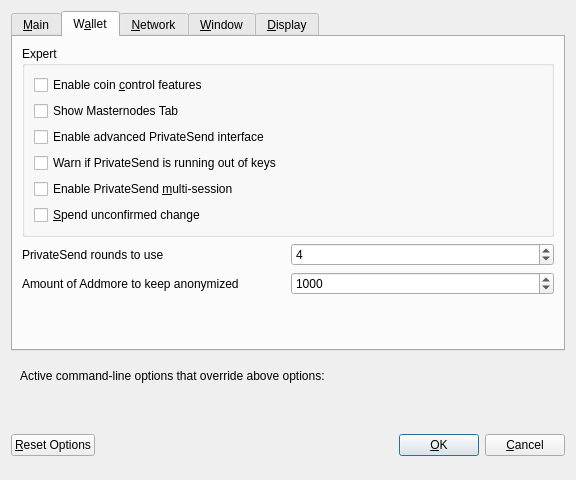
<?xml version="1.0" encoding="UTF-8"?>
<ui version="4.0">
 <class>OptionsDialog</class>
 <widget class="QDialog" name="OptionsDialog">
  <property name="geometry">
   <rect>
    <x>0</x>
    <y>0</y>
    <width>576</width>
    <height>480</height>
   </rect>
  </property>
  <property name="windowTitle">
   <string>Options</string>
  </property>
  <property name="modal">
   <bool>true</bool>
  </property>
  <layout class="QVBoxLayout" name="verticalLayout">
   <item>
    <widget class="QTabWidget" name="tabWidget">
     <property name="currentIndex">
      <number>1</number>
     </property>
     <widget class="QWidget" name="tabMain">
      <attribute name="title">
       <string>&amp;Main</string>
      </attribute>
      <layout class="QVBoxLayout" name="verticalLayout_Main">
       <item>
        <widget class="QCheckBox" name="bitcoinAtStartup">
         <property name="toolTip">
          <string>Automatically start Addmore Core after logging in to the system.</string>
         </property>
         <property name="text">
          <string>&amp;Start Addmore Core on system login</string>
         </property>
        </widget>
       </item>
       <item>
        <layout class="QHBoxLayout" name="horizontalLayout_2_Main">
         <item>
          <widget class="QLabel" name="databaseCacheLabel">
           <property name="text">
            <string>Size of &amp;database cache</string>
           </property>
           <property name="textFormat">
            <enum>Qt::PlainText</enum>
           </property>
           <property name="buddy">
            <cstring>databaseCache</cstring>
           </property>
          </widget>
         </item>
         <item>
          <widget class="QSpinBox" name="databaseCache"/>
         </item>
         <item>
          <widget class="QLabel" name="databaseCacheUnitLabel">
           <property name="text">
            <string>MB</string>
           </property>
           <property name="textFormat">
            <enum>Qt::PlainText</enum>
           </property>
          </widget>
         </item>
         <item>
          <spacer name="horizontalSpacer_2_Main">
           <property name="orientation">
            <enum>Qt::Horizontal</enum>
           </property>
           <property name="sizeHint" stdset="0">
            <size>
             <width>40</width>
             <height>20</height>
            </size>
           </property>
          </spacer>
         </item>
        </layout>
       </item>
       <item>
        <layout class="QHBoxLayout" name="horizontalLayout_3_Main">
         <item>
          <widget class="QLabel" name="threadsScriptVerifLabel">
           <property name="text">
            <string>Number of script &amp;verification threads</string>
           </property>
           <property name="textFormat">
            <enum>Qt::PlainText</enum>
           </property>
           <property name="buddy">
            <cstring>threadsScriptVerif</cstring>
           </property>
          </widget>
         </item>
         <item>
          <widget class="QSpinBox" name="threadsScriptVerif">
           <property name="toolTip">
            <string>(0 = auto, &lt;0 = leave that many cores free)</string>
           </property>
          </widget>
         </item>
         <item>
          <spacer name="horizontalSpacer_3_Main">
           <property name="orientation">
            <enum>Qt::Horizontal</enum>
           </property>
           <property name="sizeHint" stdset="0">
            <size>
             <width>40</width>
             <height>20</height>
            </size>
           </property>
          </spacer>
         </item>
        </layout>
       </item>
       <item>
        <spacer name="verticalSpacer_Main">
         <property name="orientation">
          <enum>Qt::Vertical</enum>
         </property>
         <property name="sizeHint" stdset="0">
          <size>
           <width>20</width>
           <height>40</height>
          </size>
         </property>
        </spacer>
       </item>
      </layout>
     </widget>
     <widget class="QWidget" name="tabWallet">
      <attribute name="title">
       <string>W&amp;allet</string>
      </attribute>
      <layout class="QVBoxLayout" name="verticalLayout_Wallet">
       <item>
        <widget class="QGroupBox" name="groupBox">
         <property name="styleSheet">
          <string notr="true"/>
         </property>
         <property name="title">
          <string>Expert</string>
         </property>
         <layout class="QVBoxLayout" name="verticalLayout_2">
          <item>
           <widget class="QCheckBox" name="coinControlFeatures">
            <property name="toolTip">
             <string>Whether to show coin control features or not.</string>
            </property>
            <property name="text">
             <string>Enable coin &amp;control features</string>
            </property>
           </widget>
          </item>
          <item>
           <widget class="QCheckBox" name="showMasternodesTab">
            <property name="toolTip">
             <string>Show additional tab listing all your masternodes in first sub-tab&lt;br/&gt;and all masternodes on the network in second sub-tab.</string>
            </property>
            <property name="text">
             <string>Show Masternodes Tab</string>
            </property>
           </widget>
          </item>
          <item>
           <widget class="QCheckBox" name="showAdvancedPSUI">
            <property name="toolTip">
             <string>Show additional information and buttons for PrivateSend on overview screen.</string>
            </property>
            <property name="text">
             <string>Enable advanced PrivateSend interface</string>
            </property>
           </widget>
          </item>
          <item>
           <widget class="QCheckBox" name="lowKeysWarning">
            <property name="toolTip">
             <string>Show warning dialog when PrivateSend detects that wallet has very low number of keys left.</string>
            </property>
            <property name="text">
             <string>Warn if PrivateSend is running out of keys</string>
            </property>
           </widget>
          </item>
          <item>
           <widget class="QCheckBox" name="privateSendMultiSession">
            <property name="toolTip">
             <string>Whether to use experimental PrivateSend mode with multiple mixing sessions per block.&lt;br/&gt;Note: You must use this feature carefully.&lt;br/&gt;Make sure you always have recent wallet (auto)backup in a safe place!</string>
            </property>
            <property name="text">
             <string>Enable PrivateSend &amp;multi-session</string>
            </property>
           </widget>
          </item>
          <item>
           <widget class="QCheckBox" name="spendZeroConfChange">
            <property name="toolTip">
             <string>If you disable the spending of unconfirmed change, the change from a transaction&lt;br/&gt;cannot be used until that transaction has at least one confirmation.&lt;br/&gt;This also affects how your balance is computed.</string>
            </property>
            <property name="text">
             <string>&amp;Spend unconfirmed change</string>
            </property>
           </widget>
          </item>
         </layout>
        </widget>
       </item>
       <item>
        <layout class="QHBoxLayout" name="horizontalLayout_4_Wallet">
         <item>
          <widget class="QLabel" name="label">
           <property name="toolTip">
            <string>This setting determines the amount of individual masternodes that an input will be anonymized through.&lt;br/&gt;More rounds of anonymization gives a higher degree of privacy, but also costs more in fees.</string>
           </property>
           <property name="text">
            <string>PrivateSend rounds to use</string>
           </property>
          </widget>
         </item>
         <item>
          <widget class="QSpinBox" name="privateSendRounds">
           <property name="minimum">
            <number>2</number>
           </property>
           <property name="maximum">
            <number>8</number>
           </property>
           <property name="value">
            <number>4</number>
           </property>
          </widget>
         </item>
        </layout>
       </item>
       <item>
        <layout class="QHBoxLayout" name="horizontalLayout">
         <item>
          <widget class="QLabel" name="label_2">
           <property name="toolTip">
            <string>This amount acts as a threshold to turn off PrivateSend once it's reached.</string>
           </property>
           <property name="statusTip">
            <string notr="true"/>
           </property>
           <property name="whatsThis">
            <string notr="true"/>
           </property>
           <property name="accessibleName">
            <string notr="true"/>
           </property>
           <property name="accessibleDescription">
            <string notr="true"/>
           </property>
           <property name="text">
            <string>Amount of Addmore to keep anonymized</string>
           </property>
          </widget>
         </item>
         <item>
          <widget class="QSpinBox" name="privateSendAmount">
           <property name="minimum">
            <number>2</number>
           </property>
           <property name="maximum">
            <number>2000</number>
           </property>
           <property name="singleStep">
            <number>10</number>
           </property>
           <property name="value">
            <number>1000</number>
           </property>
          </widget>
         </item>
        </layout>
       </item>
       <item>
        <spacer name="verticalSpacer_Wallet">
         <property name="orientation">
          <enum>Qt::Vertical</enum>
         </property>
         <property name="sizeHint" stdset="0">
          <size>
           <width>20</width>
           <height>40</height>
          </size>
         </property>
        </spacer>
       </item>
      </layout>
     </widget>
     <widget class="QWidget" name="tabNetwork">
      <attribute name="title">
       <string>&amp;Network</string>
      </attribute>
      <layout class="QVBoxLayout" name="verticalLayout_Network">
       <item>
        <widget class="QCheckBox" name="mapPortUpnp">
         <property name="toolTip">
          <string>Automatically open the Addmore Core client port on the router. This only works when your router supports UPnP and it is enabled.</string>
         </property>
         <property name="text">
          <string>Map port using &amp;UPnP</string>
         </property>
        </widget>
       </item>
       <item>
        <widget class="QCheckBox" name="allowIncoming">
         <property name="toolTip">
          <string>Accept connections from outside</string>
         </property>
         <property name="text">
          <string>Allow incoming connections</string>
         </property>
        </widget>
       </item>
       <item>
        <widget class="QCheckBox" name="connectSocks">
         <property name="toolTip">
          <string>Connect to the Addmore network through a SOCKS5 proxy.</string>
         </property>
         <property name="text">
          <string>&amp;Connect through SOCKS5 proxy (default proxy):</string>
         </property>
        </widget>
       </item>
       <item>
        <layout class="QHBoxLayout" name="horizontalLayout_1_Network">
         <item>
          <widget class="QLabel" name="proxyIpLabel">
           <property name="text">
            <string>Proxy &amp;IP:</string>
           </property>
           <property name="textFormat">
            <enum>Qt::PlainText</enum>
           </property>
           <property name="buddy">
            <cstring>proxyIp</cstring>
           </property>
          </widget>
         </item>
         <item>
          <widget class="QValidatedLineEdit" name="proxyIp">
           <property name="minimumSize">
            <size>
             <width>140</width>
             <height>0</height>
            </size>
           </property>
           <property name="maximumSize">
            <size>
             <width>140</width>
             <height>16777215</height>
            </size>
           </property>
           <property name="toolTip">
            <string>IP address of the proxy (e.g. IPv4: 127.0.0.1 / IPv6: ::1)</string>
           </property>
          </widget>
         </item>
         <item>
          <widget class="QLabel" name="proxyPortLabel">
           <property name="text">
            <string>&amp;Port:</string>
           </property>
           <property name="textFormat">
            <enum>Qt::PlainText</enum>
           </property>
           <property name="buddy">
            <cstring>proxyPort</cstring>
           </property>
          </widget>
         </item>
         <item>
          <widget class="QLineEdit" name="proxyPort">
           <property name="minimumSize">
            <size>
             <width>55</width>
             <height>0</height>
            </size>
           </property>
           <property name="maximumSize">
            <size>
             <width>55</width>
             <height>16777215</height>
            </size>
           </property>
           <property name="toolTip">
            <string>Port of the proxy (e.g. 9050)</string>
           </property>
          </widget>
         </item>
         <item>
          <spacer name="horizontalSpacer_1_Network">
           <property name="orientation">
            <enum>Qt::Horizontal</enum>
           </property>
           <property name="sizeHint" stdset="0">
            <size>
             <width>40</width>
             <height>20</height>
            </size>
           </property>
          </spacer>
         </item>
        </layout>
       </item>
       <item>
        <layout class="QHBoxLayout" name="horizontalLayout_2_Network">
         <item>
          <widget class="QLabel" name="proxyActiveNets">
           <property name="text">
            <string>Used for reaching peers via:</string>
           </property>
           <property name="textFormat">
            <enum>Qt::PlainText</enum>
           </property>
          </widget>
         </item>
         <item>
          <widget class="QCheckBox" name="proxyReachIPv4">
           <property name="enabled">
            <bool>false</bool>
           </property>
           <property name="toolTip">
            <string>Shows, if the supplied default SOCKS5 proxy is used to reach peers via this network type.</string>
           </property>
           <property name="text">
            <string/>
           </property>
          </widget>
         </item>
         <item>
          <widget class="QLabel" name="proxyReachIPv4Label">
           <property name="text">
            <string>IPv4</string>
           </property>
           <property name="textFormat">
            <enum>Qt::PlainText</enum>
           </property>
          </widget>
         </item>
         <item>
          <widget class="QCheckBox" name="proxyReachIPv6">
           <property name="enabled">
            <bool>false</bool>
           </property>
           <property name="toolTip">
            <string>Shows, if the supplied default SOCKS5 proxy is used to reach peers via this network type.</string>
           </property>
           <property name="text">
            <string/>
           </property>
          </widget>
         </item>
         <item>
          <widget class="QLabel" name="proxyReachIPv6Label">
           <property name="text">
            <string>IPv6</string>
           </property>
           <property name="textFormat">
            <enum>Qt::PlainText</enum>
           </property>
          </widget>
         </item>
         <item>
          <widget class="QCheckBox" name="proxyReachTor">
           <property name="enabled">
            <bool>false</bool>
           </property>
           <property name="toolTip">
            <string>Shows, if the supplied default SOCKS5 proxy is used to reach peers via this network type.</string>
           </property>
           <property name="text">
            <string/>
           </property>
          </widget>
         </item>
         <item>
          <widget class="QLabel" name="proxyReachTorLabel">
           <property name="text">
            <string>Tor</string>
           </property>
           <property name="textFormat">
            <enum>Qt::PlainText</enum>
           </property>
          </widget>
         </item>
         <item>
          <spacer name="horizontalSpacer_2_Network">
           <property name="orientation">
            <enum>Qt::Horizontal</enum>
           </property>
           <property name="sizeHint" stdset="0">
            <size>
             <width>40</width>
             <height>20</height>
            </size>
           </property>
          </spacer>
         </item>
        </layout>
       </item>
       <item>
        <widget class="QCheckBox" name="connectSocksTor">
         <property name="toolTip">
          <string>Connect to the Addmore network through a separate SOCKS5 proxy for Tor hidden services.</string>
         </property>
         <property name="text">
          <string>Use separate SOCKS5 proxy to reach peers via Tor hidden services:</string>
         </property>
        </widget>
       </item>
       <item>
        <layout class="QHBoxLayout" name="horizontalLayout_3_Network">
         <item>
          <widget class="QLabel" name="proxyIpTorLabel">
           <property name="text">
            <string>Proxy &amp;IP:</string>
           </property>
           <property name="textFormat">
            <enum>Qt::PlainText</enum>
           </property>
           <property name="buddy">
            <cstring>proxyIpTor</cstring>
           </property>
          </widget>
         </item>
         <item>
          <widget class="QValidatedLineEdit" name="proxyIpTor">
           <property name="minimumSize">
            <size>
             <width>140</width>
             <height>0</height>
            </size>
           </property>
           <property name="maximumSize">
            <size>
             <width>140</width>
             <height>16777215</height>
            </size>
           </property>
           <property name="toolTip">
            <string>IP address of the proxy (e.g. IPv4: 127.0.0.1 / IPv6: ::1)</string>
           </property>
          </widget>
         </item>
         <item>
          <widget class="QLabel" name="proxyPortTorLabel">
           <property name="text">
            <string>&amp;Port:</string>
           </property>
           <property name="textFormat">
            <enum>Qt::PlainText</enum>
           </property>
           <property name="buddy">
            <cstring>proxyPortTor</cstring>
           </property>
          </widget>
         </item>
         <item>
          <widget class="QLineEdit" name="proxyPortTor">
           <property name="minimumSize">
            <size>
             <width>55</width>
             <height>0</height>
            </size>
           </property>
           <property name="maximumSize">
            <size>
             <width>55</width>
             <height>16777215</height>
            </size>
           </property>
           <property name="toolTip">
            <string>Port of the proxy (e.g. 9050)</string>
           </property>
          </widget>
         </item>
         <item>
          <spacer name="horizontalSpacer_4_Network">
           <property name="orientation">
            <enum>Qt::Horizontal</enum>
           </property>
           <property name="sizeHint" stdset="0">
            <size>
             <width>40</width>
             <height>20</height>
            </size>
           </property>
          </spacer>
         </item>
        </layout>
       </item>
       <item>
        <spacer name="verticalSpacer_Network">
         <property name="orientation">
          <enum>Qt::Vertical</enum>
         </property>
         <property name="sizeHint" stdset="0">
          <size>
           <width>20</width>
           <height>40</height>
          </size>
         </property>
        </spacer>
       </item>
      </layout>
     </widget>
     <widget class="QWidget" name="tabWindow">
      <attribute name="title">
       <string>&amp;Window</string>
      </attribute>
      <layout class="QVBoxLayout" name="verticalLayout_Window">
       <item>
        <widget class="QCheckBox" name="hideTrayIcon">
         <property name="toolTip">
          <string>&amp;Hide the icon from the system tray.</string>
         </property>
         <property name="text">
          <string>Hide tray icon</string>
         </property>
        </widget>
       </item>
       <item>
        <widget class="QCheckBox" name="minimizeToTray">
         <property name="toolTip">
          <string>Show only a tray icon after minimizing the window.</string>
         </property>
         <property name="text">
          <string>&amp;Minimize to the tray instead of the taskbar</string>
         </property>
        </widget>
       </item>
       <item>
        <widget class="QCheckBox" name="minimizeOnClose">
         <property name="toolTip">
          <string>Minimize instead of exit the application when the window is closed. When this option is enabled, the application will be closed only after selecting Exit in the menu.</string>
         </property>
         <property name="text">
          <string>M&amp;inimize on close</string>
         </property>
        </widget>
       </item>
       <item>
        <spacer name="verticalSpacer_Window">
         <property name="orientation">
          <enum>Qt::Vertical</enum>
         </property>
         <property name="sizeHint" stdset="0">
          <size>
           <width>20</width>
           <height>40</height>
          </size>
         </property>
        </spacer>
       </item>
      </layout>
     </widget>
     <widget class="QWidget" name="tabDisplay">
      <attribute name="title">
       <string>&amp;Display</string>
      </attribute>
      <layout class="QVBoxLayout" name="verticalLayout_Display">
       <item>
        <layout class="QHBoxLayout" name="horizontalLayout_1_Display">
         <item>
          <widget class="QLabel" name="langLabel">
           <property name="text">
            <string>User Interface &amp;language:</string>
           </property>
           <property name="textFormat">
            <enum>Qt::PlainText</enum>
           </property>
           <property name="buddy">
            <cstring>lang</cstring>
           </property>
          </widget>
         </item>
         <item>
          <widget class="QValueComboBox" name="lang">
           <property name="toolTip">
            <string>The user interface language can be set here. This setting will take effect after restarting Addmore Core.</string>
           </property>
          </widget>
         </item>
        </layout>
       </item>
       <item>
        <layout class="QHBoxLayout" name="horizontalLayout_4_Display" stretch="0,0">
         <item>
          <widget class="QLabel" name="themeLabel">
           <property name="text">
            <string>User Interface Theme:</string>
           </property>
          </widget>
         </item>
         <item>
          <widget class="QValueComboBox" name="theme"/>
         </item>
        </layout>
       </item>
       <item>
        <widget class="Line" name="line">
         <property name="orientation">
          <enum>Qt::Horizontal</enum>
         </property>
        </widget>
       </item>
       <item>
        <layout class="QHBoxLayout" name="horizontalLayout_2_Display">
         <item>
          <widget class="QLabel" name="unitLabel">
           <property name="text">
            <string>&amp;Unit to show amounts in:</string>
           </property>
           <property name="textFormat">
            <enum>Qt::PlainText</enum>
           </property>
           <property name="buddy">
            <cstring>unit</cstring>
           </property>
          </widget>
         </item>
         <item>
          <widget class="QValueComboBox" name="unit">
           <property name="toolTip">
            <string>Choose the default subdivision unit to show in the interface and when sending coins.</string>
           </property>
          </widget>
         </item>
        </layout>
       </item>
       <item>
        <layout class="QHBoxLayout" name="horizontalLayout_5_Display">
         <item>
          <widget class="QLabel" name="digitsLabel">
           <property name="text">
            <string>Decimal digits</string>
           </property>
          </widget>
         </item>
         <item>
          <widget class="QValueComboBox" name="digits"/>
         </item>
        </layout>
       </item>
       <item>
        <layout class="QHBoxLayout" name="horizontalLayout_3_Display">
         <item>
          <widget class="QLabel" name="thirdPartyTxUrlsLabel">
           <property name="toolTip">
            <string>Third party URLs (e.g. a block explorer) that appear in the transactions tab as context menu items.&lt;br/&gt;%s in the URL is replaced by transaction hash. Multiple URLs are separated by vertical bar |.</string>
           </property>
           <property name="text">
            <string>Third party transaction URLs</string>
           </property>
           <property name="buddy">
            <cstring>thirdPartyTxUrls</cstring>
           </property>
          </widget>
         </item>
         <item>
          <widget class="QLineEdit" name="thirdPartyTxUrls">
           <property name="toolTip">
            <string>Third party URLs (e.g. a block explorer) that appear in the transactions tab as context menu items.&lt;br/&gt;%s in the URL is replaced by transaction hash. Multiple URLs are separated by vertical bar |.</string>
           </property>
          </widget>
         </item>
        </layout>
       </item>
       <item>
        <spacer name="verticalSpacer">
         <property name="orientation">
          <enum>Qt::Vertical</enum>
         </property>
         <property name="sizeHint" stdset="0">
          <size>
           <width>20</width>
           <height>40</height>
          </size>
         </property>
        </spacer>
       </item>
      </layout>
     </widget>
    </widget>
   </item>
   <item>
    <widget class="QFrame" name="frame">
     <layout class="QVBoxLayout" name="verticalLayout_Bottom">
      <item>
       <layout class="QHBoxLayout" name="horizontalLayout_Bottom">
        <item>
         <widget class="QLabel" name="overriddenByCommandLineInfoLabel">
          <property name="text">
           <string>Active command-line options that override above options:</string>
          </property>
          <property name="textFormat">
           <enum>Qt::PlainText</enum>
          </property>
         </widget>
        </item>
        <item>
         <spacer name="horizontalSpacer_Bottom">
          <property name="orientation">
           <enum>Qt::Horizontal</enum>
          </property>
          <property name="sizeHint" stdset="0">
           <size>
            <width>40</width>
            <height>20</height>
           </size>
          </property>
         </spacer>
        </item>
       </layout>
      </item>
      <item>
       <widget class="QLabel" name="overriddenByCommandLineLabel">
        <property name="text">
         <string/>
        </property>
        <property name="textFormat">
         <enum>Qt::PlainText</enum>
        </property>
        <property name="wordWrap">
         <bool>true</bool>
        </property>
       </widget>
      </item>
     </layout>
    </widget>
   </item>
   <item>
    <layout class="QHBoxLayout" name="horizontalLayout_Buttons">
     <item>
      <widget class="QPushButton" name="resetButton">
       <property name="toolTip">
        <string>Reset all client options to default.</string>
       </property>
       <property name="text">
        <string>&amp;Reset Options</string>
       </property>
       <property name="autoDefault">
        <bool>false</bool>
       </property>
      </widget>
     </item>
     <item>
      <spacer name="horizontalSpacer_1">
       <property name="orientation">
        <enum>Qt::Horizontal</enum>
       </property>
       <property name="sizeHint" stdset="0">
        <size>
         <width>40</width>
         <height>48</height>
        </size>
       </property>
      </spacer>
     </item>
     <item>
      <widget class="QLabel" name="statusLabel">
       <property name="minimumSize">
        <size>
         <width>200</width>
         <height>0</height>
        </size>
       </property>
       <property name="font">
        <font>
         <weight>75</weight>
         <bold>true</bold>
        </font>
       </property>
       <property name="text">
        <string/>
       </property>
       <property name="textFormat">
        <enum>Qt::PlainText</enum>
       </property>
       <property name="wordWrap">
        <bool>true</bool>
       </property>
      </widget>
     </item>
     <item>
      <spacer name="horizontalSpacer_2">
       <property name="orientation">
        <enum>Qt::Horizontal</enum>
       </property>
       <property name="sizeHint" stdset="0">
        <size>
         <width>40</width>
         <height>48</height>
        </size>
       </property>
      </spacer>
     </item>
     <item>
      <widget class="QPushButton" name="okButton">
       <property name="text">
        <string>&amp;OK</string>
       </property>
       <property name="autoDefault">
        <bool>false</bool>
       </property>
       <property name="default">
        <bool>true</bool>
       </property>
      </widget>
     </item>
     <item>
      <widget class="QPushButton" name="cancelButton">
       <property name="text">
        <string>&amp;Cancel</string>
       </property>
       <property name="autoDefault">
        <bool>false</bool>
       </property>
      </widget>
     </item>
    </layout>
   </item>
  </layout>
 </widget>
 <customwidgets>
  <customwidget>
   <class>QValidatedLineEdit</class>
   <extends>QLineEdit</extends>
   <header>qvalidatedlineedit.h</header>
  </customwidget>
  <customwidget>
   <class>QValueComboBox</class>
   <extends>QComboBox</extends>
   <header>qvaluecombobox.h</header>
  </customwidget>
 </customwidgets>
 <resources/>
 <connections/>
</ui>
